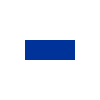
Frame 1 (no input)
Frame 60 (the mouse pressed at the canvas centre just before this capture): identical to frame 1, image omitted
Frame 120 (the mouse held since frame 60 and released just before this capture): identical to frame 1, image omitted

The Processing sketch that drew this single still picture (run headless with seeded random() and noise(); from frame 60 on, the mouse is pressed at the canvas centre):

// Processing sketch: fp_pg_q_03_03
// ── fp_pg_q_03_03.pde
void setup() {
  size(100, 100);
  background(255, 255, 255);
}

// 問題 3.3 算術演算子を用いて 100 画素 ×100 画素のウインドウの中央に 50 画素 ×20 画素の長方形を描画せよ．
void draw() {
  int y = 50;
  noStroke();
  fill(0,51,153);
  rect(25, 40, 50, 20);
}
